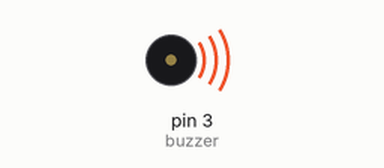
A sketch run on a simulated Arduino Uno, built with avr-gcc and run on an emulated ATmega328P. Shown: buzzer (waves = sounding).

Above: at 0.1 s.
At 28.9 s:
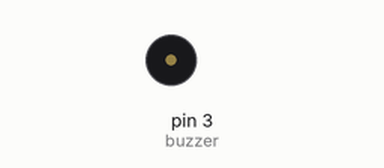
Timing chart, 0 to 30.4 s (numbered marks = the images above):
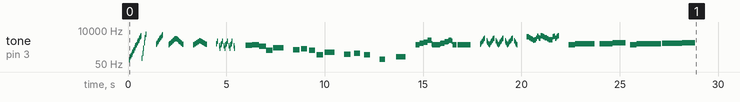

The sketch:

sonidos.ino
```cpp
#include "musical_notes.h"

#define buzzer 3

void setup() {
  pinMode(buzzer, OUTPUT);

  squeak();
  delay(500);
  catcall();
  delay(500);
  ohhh();
  delay(500);
  laugh();
  delay(500);
  closeEncounters();
  delay(500);
  laugh2();
  delay(500);
  waka();
  delay(500);
  r2D2();
  delay(500);
  ariel();
  delay(3000);
}

void loop() {
}

void playTone(long frequency, long millisecond) {
    if(frequency > 0){
      // Transformacion para el bucle
      long delayValue = 1000000 / frequency / 2;
      long numCycles = frequency * millisecond / 1000;
      // Bucle para estimular el buzzer a la frecuencia deseada
      for (long i = 0; i < numCycles; i++) {
          digitalWrite(buzzer, HIGH);
          delayMicroseconds(delayValue);
          digitalWrite(buzzer, LOW);
          delayMicroseconds(delayValue);
      }
    }
    else delay(millisecond);
 }


 void scale()
{
          playTone(note_C7,500); //C: play the note C for 500ms
          playTone(note_D7,500); //D
          playTone(note_E7,500); //E
          playTone(note_F7,500); //F
          playTone(note_G7,500); //G
          playTone(note_A7,500); //A
          playTone(note_B7,500); //B
          playTone(note_C8,500); //C
}

void r2D2(){
          playTone(note_A7,100); //A
          playTone(note_G7,100); //G
          playTone(note_E7,100); //E
          playTone(note_C7,100); //C
          playTone(note_D7,100); //D
          playTone(note_B7,100); //B
          playTone(note_F7,100); //F
          playTone(note_C8,100); //C
          playTone(note_A7,100); //A
          playTone(note_G7,100); //G
          playTone(note_E7,100); //E
          playTone(note_C7,100); //C
          playTone(note_D7,100); //D
          playTone(note_B7,100); //B
          playTone(note_F7,100); //F
          playTone(note_C8,100); //C
}

void closeEncounters() {
          playTone(note_Bb5,300); //B b
          delay(50);
          playTone(note_C6,300); //C
          delay(50);
          playTone(note_Ab5,300); //A b
          delay(50);
          playTone(note_Ab4,300); //A b
          delay(50);
          playTone(note_Eb5,500); //E b
          delay(500);

          playTone(note_Bb4,300); //B b
          delay(100);
          playTone(note_C5,300); //C
          delay(100);
          playTone(note_Ab4,300); //A b
          delay(100);
          playTone(note_Ab3,300); //A b
          delay(100);
          playTone(note_Eb4,500); //E b
          delay(500);

          playTone(note_Bb3,300); //B b
          delay(200);
          playTone(note_C4,300); //C
          delay(200);
          playTone(note_Ab3,300); //A b
          delay(500);
          playTone(note_Ab2,300); //A b
          delay(550);
          playTone(note_Eb3,500); //E b
}

void ariel() {

          playTone(note_C6,300); //C
          delay(50);
          playTone(note_D6,300); //D
          delay(50);
          playTone(note_Eb6,600); //D#
          delay(250);

          playTone(note_D6,300); //D
          delay(50);
          playTone(note_Eb6,300); //D#
          delay(50);
          playTone(note_F6,600); //F
          delay(250);

          playTone(note_C6,300); //C
          delay(50);
          playTone(note_D6,300); //D
          delay(50);
          playTone(note_Eb6,500); //D#
          delay(50);
          playTone(note_D6,300); //D
          delay(50);
          playTone(note_Eb6,300); //D#
          delay(50);
          playTone(note_D6,300); //D
          delay(50);
          playTone(note_Eb6,300); //D#
          delay(50);
          playTone(note_F6,600); //F
          delay(50);

}


void laugh2() {
          playTone(note_C6,200); //C
          playTone(note_E6,200); //E
          playTone(note_G6,200); //G
          playTone(note_C7,200); //C
          playTone(note_C6,200); //C
          delay(50);
          playTone(note_C6,200); //C
          playTone(note_E6,200); //E
          playTone(note_G6,200); //G
          playTone(note_C7,200); //C
          playTone(note_C6,200); //C
          delay(50);
          playTone(note_C6,50); //C
          delay(50);
          playTone(note_C6,50); //C
          delay(50);
          playTone(note_C6,50); //C
          delay(50);
          playTone(note_C6,50); //C
          delay(50);
          playTone(note_C6,50); //C
          delay(50);
          playTone(note_C6,50); //C
          delay(50);
          playTone(note_C6,50); //C


}

void squeak() {
  for (int i=100; i<5000; i=i*1.45) {
    playTone(i,60);
  }
  delay(10);
  for (int i=100; i<6000; i=i*1.5) {
    playTone(i,20);
  }
}

void waka() {
  for (int i=1000; i<3000; i=i*1.05) {
    playTone(i,10);
  }
  delay(100);
  for (int i=2000; i>1000; i=i*.95) {
    playTone(i,10);
  }
    for (int i=1000; i<3000; i=i*1.05) {
    playTone(i,10);
  }
  delay(100);
  for (int i=2000; i>1000; i=i*.95) {
    playTone(i,10);
  }
    for (int i=1000; i<3000; i=i*1.05) {
    playTone(i,10);
  }
  delay(100);
  for (int i=2000; i>1000; i=i*.95) {
    playTone(i,10);
  }
    for (int i=1000; i<3000; i=i*1.05) {
    playTone(i,10);
  }
  delay(100);
  for (int i=2000; i>1000; i=i*.95) {
    playTone(i,10);
  }
}

void catcall() {
  for (int i=1000; i<5000; i=i*1.05) {
    playTone(i,10);
  }
 delay(300);

  for (int i=1000; i<3000; i=i*1.03) {
    playTone(i,10);
  }
  for (int i=3000; i>1000; i=i*.97) {
    playTone(i,10);
  }
}

void ohhh() {
  for (int i=1000; i<2000; i=i*1.02) {
    playTone(i,10);
  }
  for (int i=2000; i>1000; i=i*.98) {
    playTone(i,10);
  }
}

void uhoh() {
  for (int i=1000; i<1244; i=i*1.01) {
    playTone(i,30);
  }
  delay(200);
  for (int i=1244; i>1108; i=i*.99) {
    playTone(i,30);
  }
}

void laugh() {
  for (int i=1000; i<2000; i=i*1.10) {
    playTone(i,10);
  }
  delay(50);
  for (int i=1000; i>500; i=i*.90) {
    playTone(i,10);
  }
  delay(50);
  for (int i=1000; i<2000; i=i*1.10) {
    playTone(i,10);
  }
  delay(50);
  for (int i=1000; i>500; i=i*.90) {
    playTone(i,10);
  }
  delay(50);
    for (int i=1000; i<2000; i=i*1.10) {
    playTone(i,10);
  }
  delay(50);
  for (int i=1000; i>500; i=i*.90) {
    playTone(i,10);
  }
  delay(50);
    for (int i=1000; i<2000; i=i*1.10) {
    playTone(i,10);
  }
  delay(50);
  for (int i=1000; i>500; i=i*.90) {
    playTone(i,10);
  }
  delay(50);
}
```

musical_notes.h
```cpp
#define note_C0 16.35
#define note_Db0 17.32
#define note_D0 18.35
#define note_Eb0 19.45
#define note_E0 20.6
#define note_F0 21.83
#define note_Gb0 23.12
#define note_G0 24.5
#define note_Ab0 25.96
#define note_A0 27.5
#define note_Bb0 29.14
#define note_B0 30.87
#define note_C1 32.7
#define note_Db1 34.65
#define note_D1 36.71
#define note_Eb1 38.89
#define note_E1 41.2
#define note_F1 43.65
#define note_Gb1 46.25
#define note_G1 49
#define note_Ab1 51.91
#define note_A1 55
#define note_Bb1 58.27
#define note_B1 61.74
#define note_C2 65.41
#define note_Db2 69.3
#define note_D2 73.42
#define note_Eb2 77.78
#define note_E2 82.41
#define note_F2 87.31
#define note_Gb2 92.5
#define note_G2 98
#define note_Ab2 103.83
#define note_A2 110
#define note_Bb2 116.54
#define note_B2 123.47
#define note_C3 130.81
#define note_Db3 138.59
#define note_D3 146.83
#define note_Eb3 155.56
#define note_E3 164.81
#define note_F3 174.61
#define note_Gb3 185
#define note_G3 196
#define note_Ab3 207.65
#define note_A3 220
#define note_Bb3 233.08
#define note_B3 246.94
#define note_C4 261.63
#define note_Db4 277.18
#define note_D4 293.66
#define note_Eb4 311.13
#define note_E4 329.63
#define note_F4 349.23
#define note_Gb4 369.99
#define note_G4 392
#define note_Ab4 415.3
#define note_A4 440
#define note_Bb4 466.16
#define note_B4 493.88
#define note_C5 523.25
#define note_Db5 554.37
#define note_D5 587.33
#define note_Eb5 622.25
#define note_E5 659.26
#define note_F5 698.46
#define note_Gb5 739.99
#define note_G5 783.99
#define note_Ab5 830.61
#define note_A5 880
#define note_Bb5 932.33
#define note_B5 987.77
#define note_C6 1046.5
#define note_Db6 1108.73
#define note_D6 1174.66
#define note_Eb6 1244.51
#define note_E6 1318.51
#define note_F6 1396.91
#define note_Gb6 1479.98
#define note_G6 1567.98
#define note_Ab6 1661.22
#define note_A6 1760
#define note_Bb6 1864.66
#define note_B6 1975.53
#define note_C7 2093
#define note_Db7 2217.46
#define note_D7 2349.32
#define note_Eb7 2489.02
#define note_E7 2637.02
#define note_F7 2793.83
#define note_Gb7 2959.96
#define note_G7 3135.96
#define note_Ab7 3322.44
#define note_A7 3520
#define note_Bb7 3729.31
#define note_B7 3951.07
#define note_C8 4186.01
#define note_Db8 4434.92
#define note_D8 4698.64
#define note_Eb8 4978.03
```
